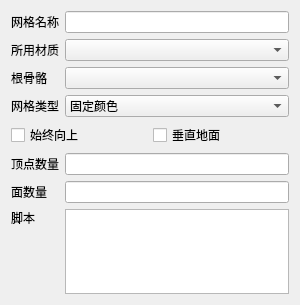
<?xml version="1.0" encoding="UTF-8"?>
<ui version="4.0">
 <class>WidgetGeometry</class>
 <widget class="QWidget" name="WidgetGeometry">
  <property name="geometry">
   <rect>
    <x>0</x>
    <y>0</y>
    <width>300</width>
    <height>305</height>
   </rect>
  </property>
  <property name="windowTitle">
   <string>编辑网格</string>
  </property>
  <layout class="QGridLayout" name="gridLayout">
   <property name="sizeConstraint">
    <enum>QLayout::SetMinimumSize</enum>
   </property>
   <item row="2" column="0">
    <widget class="QLabel" name="label_2">
     <property name="text">
      <string>根骨骼</string>
     </property>
    </widget>
   </item>
   <item row="2" column="1">
    <widget class="QComboBox" name="ancestorBone"/>
   </item>
   <item row="0" column="0">
    <widget class="QLabel" name="label">
     <property name="text">
      <string>网格名称</string>
     </property>
    </widget>
   </item>
   <item row="0" column="1">
    <widget class="QLineEdit" name="name"/>
   </item>
   <item row="6" column="0">
    <widget class="QLabel" name="label_5">
     <property name="text">
      <string>面数量</string>
     </property>
    </widget>
   </item>
   <item row="5" column="0">
    <widget class="QLabel" name="label_4">
     <property name="text">
      <string>顶点数量</string>
     </property>
    </widget>
   </item>
   <item row="5" column="1">
    <widget class="QLineEdit" name="numVertex">
     <property name="readOnly">
      <bool>true</bool>
     </property>
    </widget>
   </item>
   <item row="6" column="1">
    <widget class="QLineEdit" name="numFace">
     <property name="readOnly">
      <bool>true</bool>
     </property>
    </widget>
   </item>
   <item row="7" column="0">
    <layout class="QVBoxLayout" name="verticalLayout">
     <item>
      <widget class="QLabel" name="label_6">
       <property name="text">
        <string>脚本</string>
       </property>
      </widget>
     </item>
     <item>
      <spacer name="verticalSpacer">
       <property name="orientation">
        <enum>Qt::Vertical</enum>
       </property>
       <property name="sizeHint" stdset="0">
        <size>
         <width>20</width>
         <height>40</height>
        </size>
       </property>
      </spacer>
     </item>
    </layout>
   </item>
   <item row="7" column="1">
    <widget class="QPlainTextEdit" name="script"/>
   </item>
   <item row="3" column="1">
    <widget class="QComboBox" name="type">
     <item>
      <property name="text">
       <string>固定颜色</string>
      </property>
     </item>
     <item>
      <property name="text">
       <string>固定方向</string>
      </property>
     </item>
     <item>
      <property name="text">
       <string>地面</string>
      </property>
     </item>
     <item>
      <property name="text">
       <string>变换颜色</string>
      </property>
     </item>
     <item>
      <property name="text">
       <string>碰撞箱</string>
      </property>
     </item>
    </widget>
   </item>
   <item row="3" column="0">
    <widget class="QLabel" name="label_7">
     <property name="text">
      <string>网格类型</string>
     </property>
    </widget>
   </item>
   <item row="1" column="0">
    <widget class="QLabel" name="label_3">
     <property name="text">
      <string>所用材质</string>
     </property>
    </widget>
   </item>
   <item row="1" column="1">
    <widget class="QComboBox" name="materialId"/>
   </item>
   <item row="4" column="0" colspan="2">
    <layout class="QHBoxLayout" name="horizontalLayout">
     <item>
      <widget class="QCheckBox" name="alwaysStand">
       <property name="text">
        <string>始终向上</string>
       </property>
      </widget>
     </item>
     <item>
      <widget class="QCheckBox" name="verticalGround">
       <property name="text">
        <string>垂直地面</string>
       </property>
      </widget>
     </item>
    </layout>
   </item>
  </layout>
  <zorder>name</zorder>
  <zorder>ancestorBone</zorder>
  <zorder>label</zorder>
  <zorder>label_2</zorder>
  <zorder>label_4</zorder>
  <zorder>numVertex</zorder>
  <zorder>label_5</zorder>
  <zorder>numFace</zorder>
  <zorder>script</zorder>
  <zorder>label_3</zorder>
  <zorder>materialId</zorder>
  <zorder>label_7</zorder>
  <zorder>type</zorder>
 </widget>
 <layoutdefault spacing="6" margin="11"/>
 <resources/>
 <connections/>
</ui>
